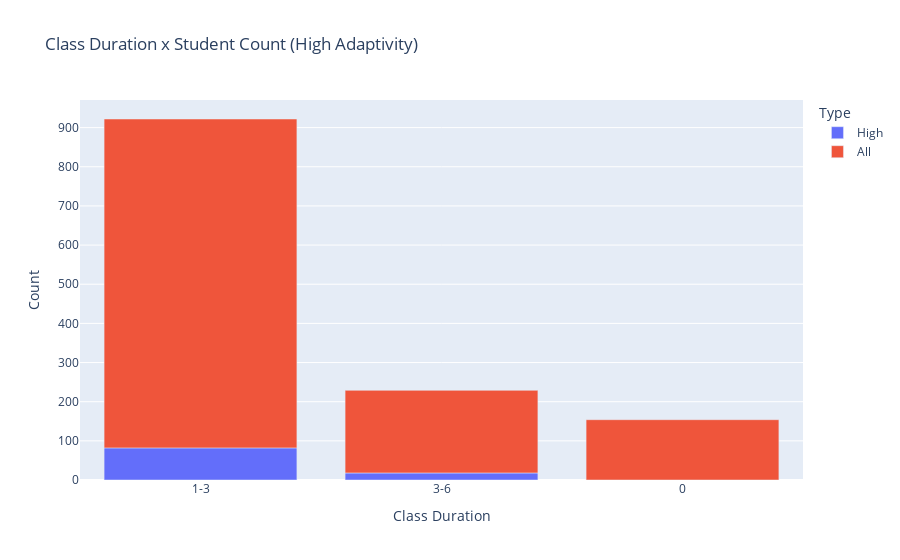

The cell this chart's notebook holds for it:
### Code cell
df_class_duration_high_counted = df_students[df_students['Adaptivity Level']
                                             == 'High']['Class Duration'].value_counts()
df_class_duration_counted = df_students['Class Duration'].value_counts()

counts = pd.concat([df_class_duration_high_counted,
                   pd.Series([0]), df_class_duration_counted])

df_class_duration = pd.DataFrame({"Type": ["High", "High", "High", "All", "All", "All"], "Class Duration": [
                                 '1-3', '3-6', '0', '1-3', '3-6', '0'], "Count": counts})

fig = px.bar(df_class_duration, x='Class Duration', y='Count', color='Type', title='Class Duration x Student Count (High Adaptivity)',
             labels=['Class Duration', 'Student Count'])

fig.show()

### Figure 1 — Plotly figure (JSON) as saved in the notebook; plotly's stock layout.template omitted (floating-point values rounded to 4 significant figures)
{"data": [{"alignmentgroup": "True", "hovertemplate": "Type=High<br>Class Duration=%{x}<br>Count=%{y}<extra></extra>", "legendgroup": "High", "marker": {"color": "#636efa", "pattern": {"shape": ""}}, "name": "High", "offsetgroup": "High", "orientation": "v", "showlegend": true, "textposition": "auto", "type": "bar", "x": ["1-3", "3-6", "0"], "xaxis": "x", "y": [82, 18, 0], "yaxis": "y"}, {"alignmentgroup": "True", "hovertemplate": "Type=All<br>Class Duration=%{x}<br>Count=%{y}<extra></extra>", "legendgroup": "All", "marker": {"color": "#EF553B", "pattern": {"shape": ""}}, "name": "All", "offsetgroup": "All", "orientation": "v", "showlegend": true, "textposition": "auto", "type": "bar", "x": ["1-3", "3-6", "0"], "xaxis": "x", "y": [840, 211, 154], "yaxis": "y"}], "layout": {"barmode": "relative", "legend": {"title": {"text": "Type"}, "tracegroupgap": 0}, "title": {"text": "Class Duration x Student Count (High Adaptivity)"}, "xaxis": {"anchor": "y", "domain": [0, 1], "title": {"text": "Class Duration"}}, "yaxis": {"anchor": "x", "domain": [0, 1], "title": {"text": "Count"}}}}
